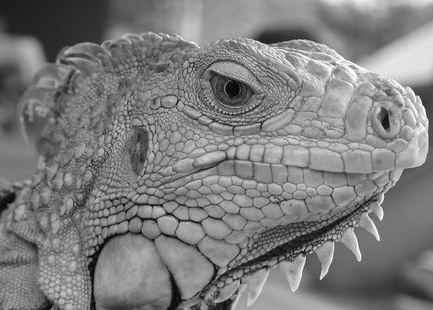
#> input picture CS131_homework/hw2_release/iguana.png, 433 x 310 px
$ python edge.py   (older library calls are emulated)
#> lines starting #> are read from the running program, lines starting #| are printed output that depends on the picture
from __future__ import division
import numpy as np
import matplotlib.pyplot as plt
from time import time
from skimage import io
import math
from os import listdir
from itertools import product


def conv(image, kernel):
    """ An implementation of convolution filter.

    This function uses element-wise multiplication and np.sum()
    to efficiently compute weighted sum of neighborhood at each
    pixel.

    Args:
        image: numpy array of shape (Hi, Wi)
        kernel: numpy array of shape (Hk, Wk)

    Returns:
        out: numpy array of shape (Hi, Wi)
    """
    Hi, Wi = image.shape
#> Hi = 310; Wi = 433
    Hk, Wk = kernel.shape
    out = np.zeros((Hi, Wi))

    # For this assignment, we will use edge values to pad the images.
    # Zero padding will make derivatives at the image boundary very big,
    # whereas we want to ignore the edges  the boundary.
    # pad_width0 = Hk // 2
    # pad_width1 = Wk // 2
    pad_width0 = Hk - 1
    pad_width1 = Wk - 1
    pad_width = ((pad_width0, pad_width0), (pad_width1, pad_width1))
    padded = np.pad(image, pad_width, mode='edge')
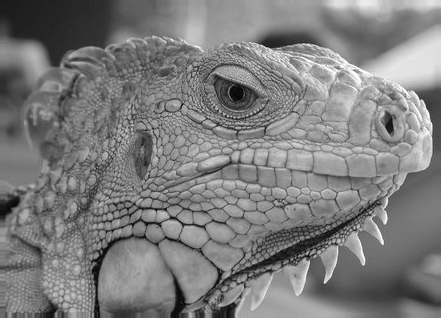
#> padded: shape (318, 441) float64; min 0, max 1, mean 0.49

    # YOUR CODE HERE
    kernel = np.fliplr(kernel)
    kernel = np.flipud(kernel)
    out1 = np.zeros((Hi + Hk - 1, Wi + Wk - 1))
    for i in range(0, Hi + Hk - 1):
        for j in range(0, Wi + Wk - 1):
            temp = 0.0
            for m in range(0, Hk):
                for n in range(0, Wk):
                    temp += kernel[m][n] * padded[m + i][n + j]
            out1[i][j] = temp
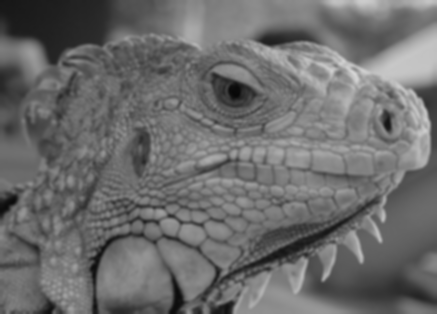
#> out1: shape (314, 437) float64; min 0.0326, max 0.836, mean 0.426

    for i in range(0, Hi):
        for j in range(0, Wi):
            out[i][j] = out1[i + (Hk - 1) / 2][j + (Wk - 1) / 2]
            pass
        pass
#> out: shape (310, 433) float64; every value is 0
    pass
    # END YOUR CODE

    return out


def gaussian_kernel(size, sigma):
    """ Implementation of Gaussian Kernel.

    This function follows the gaussian kernel formula,
    and creates a kernel matrix.

    Hints:
    - Use np.pi and np.exp to compute pi and exp

    Args:
        size: int of the size of output matrix
        sigma: float of sigma to calculate kernel

    Returns:
        kernel: numpy array of shape (size, size)
    """

    kernel = np.zeros((size, size))
    k = (size - 1) / 2
    m = 1 / (2 * np.pi * pow(sigma, 2))
    for i in range(0, size):
        for j in range(0, size):
            kernel[i][j] = m * np.exp(-(pow((i - k), 2) +
                                        pow((j - k), 2)) / (2 * pow(sigma, 2)))

    return kernel


# [272 lines left out: functions partial_x, partial_y, gradient, non_maximum_suppression, double_thresholding, get_neighbors and 1 more, not called in this run]


kernel_size = 5
sigma = 1.4

# Load image
img = io.imread('iguana.png', as_grey=True)

# Define 5x5 Gaussian kernel with std = sigma
kernel = gaussian_kernel(kernel_size, sigma)

# Convolve image with kernel to achieve smoothed effect
#> (the run stopped early here; a loop or call above may not have finished)
